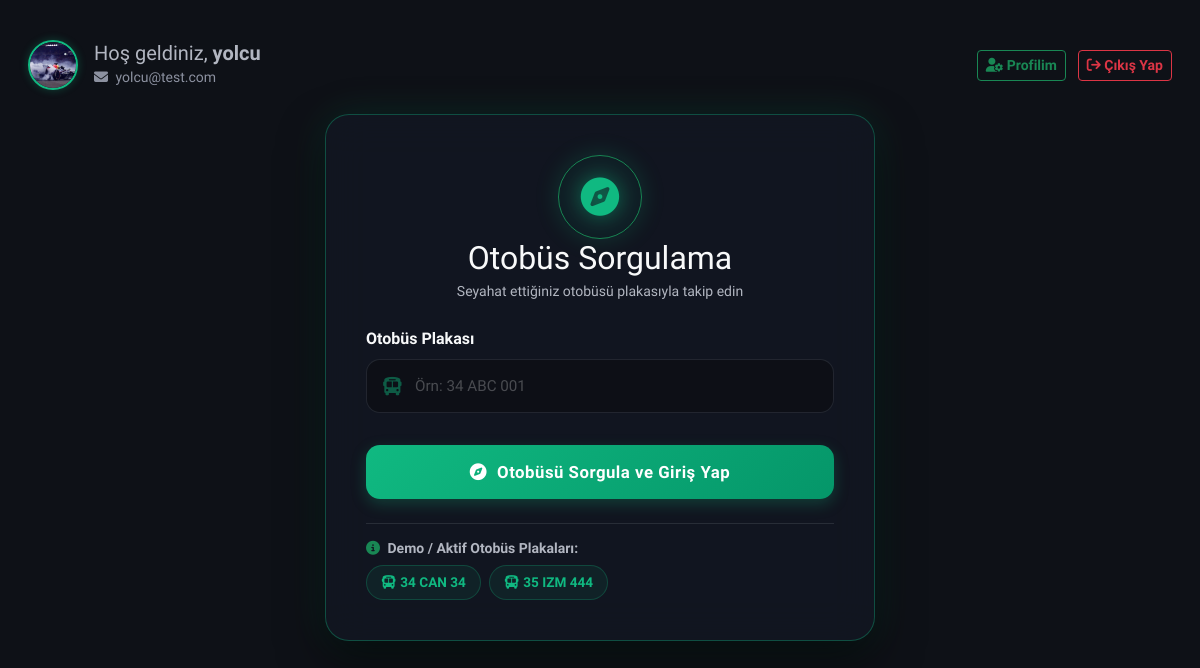
The page /yolcu_plaka_sorgula (signed in) on the database as committed earlier.
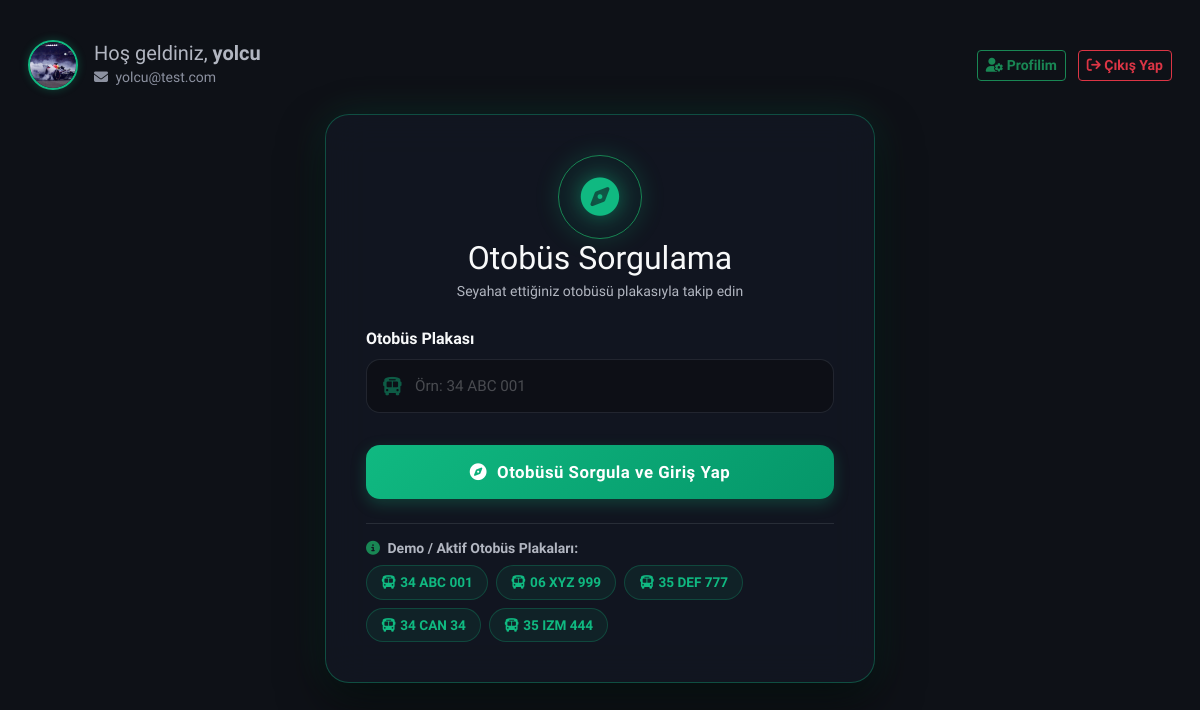
The same page on the database as committed later.
### app/models.py (models this page shows, shortened)
class Sofor(UserMixin, db.Model):
    __tablename__ = 'soforler'
    id: Mapped[int] = mapped_column(primary_key=True, autoincrement=True)
    ad: Mapped[str] = mapped_column(String(100), nullable=False)
    soyad: Mapped[str] = mapped_column(String(100), nullable=False)
    kullanici_adi: Mapped[str] = mapped_column(String(100), nullable=False, unique=True)
    email: Mapped[Optional[str]] = mapped_column(String(120), unique=True)
    arac_plaka: Mapped[Optional[str]] = mapped_column(String(50), nullable=True)
    sifre_hash: Mapped[str] = mapped_column(String(255), nullable=False)
    sifre_plain: Mapped[Optional[str]] = mapped_column(String(255))
    reset_token: Mapped[Optional[str]] = mapped_column(String(100))
    reset_token_expiry: Mapped[Optional[str]] = mapped_column(String(50))
    profil_resmi: Mapped[Optional[str]] = mapped_column(String(255), nullable=True)
    alarmlar: Mapped[List["Alarm"]] = relationship(back_populates="sofor")
    ses_loglari: Mapped[List["SesLog"]] = relationship(back_populates="sofor")
    vardiya_kayitlari: Mapped[List["VardiyaSesKaydi"]] = relationship(back_populates="sofor")
    yorumlar: Mapped[List["YolcuYorum"]] = relationship(back_populates="sofor")
    konum: Mapped[Optional["AracKonum"]] = relationship(back_populates="sofor", uselist=False)

### app/main/routes.py (the view, shortened to what this page needs)
@bp.route('/yolcu_plaka_sorgula', methods=['GET', 'POST'])
@yolcu_login_required
def yolcu_plaka_sorgula():
    soforler = db.session.scalars(
        db.select(Sofor).filter(Sofor.arac_plaka != "", Sofor.arac_plaka != None)
    ).all()
    yolcu = db.session.get(Yolcu, session['yolcu_id'])
    return render_template('yolcu_plaka_sorgula.html', title='Otobüs Sorgula', soforler=soforler, yolcu=yolcu)

### app/auth/routes.py (called while the page is built)
def yolcu_login_required(f):
    @wraps(f)
    def decorated_function(*args, **kwargs):
        if 'yolcu_id' not in session:
            flash('Bu sayfayı görmek için lütfen yolcu girişi yapın.', 'warning')
            return redirect(url_for('auth.login'))
        return f(*args, **kwargs)
    return decorated_function

### app/templates/yolcu_plaka_sorgula.html (shortened to what this page needs)
{% extends "base.html" %}
{% block content %}
<div class="row align-items-center mb-4 mt-3 px-3">
    <div class="col-8 d-flex align-items-center gap-3">
        <div style="width: 50px; height: 50px; border-radius: 50%; overflow: hidden; border: 2px solid #10b981; box-shadow: 0 0 8px rgba(16, 185, 129, 0.3); flex-shrink: 0;">
            {% if yolcu.profil_resmi %}
                <img src="{{ url_for('static', filename='uploads/avatars/' + yolcu.profil_resmi) }}" alt="PP" style="width: 100%; height: 100%; object-fit: cover;">
            {% else %}
                <img src="https://ui-avatars.com/api/?name={{ yolcu.ad_soyad }}&background=10b981&color=fff&size=100&bold=true" alt="PP" style="width: 100%; height: 100%; object-fit: cover;">
            {% endif %}
        </div>
        <div>
            <h5 class="text-secondary mb-0">Hoş geldiniz, <b>{{ yolcu.ad_soyad }}</b></h5>
            <small class="text-muted"><i class="fa-solid fa-envelope me-1"></i> {{ yolcu.email }}</small>
        </div>
    </div>
    <div class="col-4 text-end">
        <a href="{{ url_for('main.profil') }}" class="btn btn-outline-success btn-sm fw-bold me-2"><i class="fa-solid fa-user-gear"></i> Profilim</a>
        <a href="{{ url_for('auth.yolcu_logout') }}" class="btn btn-outline-danger btn-sm fw-bold"><i class="fa-solid fa-arrow-right-from-bracket"></i> Çıkış Yap</a>
    </div>
</div>
<div class="login-container mt-0">
    <div class="logo-outer-wrapper">
        <div class="logo-container border border-success">
            <i class="fa-solid fa-compass logo-icon"></i>
        </div>
        <h2 class="fw-extrabold text-light mb-1">Otobüs Sorgulama</h2>
        <p class="text-secondary small">Seyahat ettiğiniz otobüsü plakasıyla takip edin</p>
    </div>
    <form action="" method="post">
        <div class="mb-4">
            <label class="form-label fw-semibold text-light mb-2">Otobüs Plakası</label>
            <div class="input-icon-group">
                <i class="fa-solid fa-bus"></i>
                <input type="text" name="plaka" class="form-control" required placeholder="Örn: 34 ABC 001">
            </div>
        </div>
        <div class="pt-2">
            <button type="submit" class="btn-premium-submit">
                <i class="fa-solid fa-compass"></i> Otobüsü Sorgula ve Giriş Yap
            </button>
        </div>
    </form>
    <div class="mt-4 pt-3 border-top border-secondary border-opacity-25">
        <h6 class="text-secondary small fw-bold mb-2"><i class="fa-solid fa-circle-info text-success me-1"></i> Demo / Aktif Otobüs Plakaları:</h6>
        <div class="d-flex flex-wrap gap-2">
            {% for s in soforler %}
                <button type="button" class="btn btn-sm badge-plaka rounded-pill fw-bold" onclick="selectPlaka('{{ s.arac_plaka }}')">
                    <i class="fa-solid fa-bus me-1"></i>{{ s.arac_plaka }}
                </button>
            {% else %}
                <span class="text-muted small">Aktif kayıtlı plaka bulunmamaktadır.</span>
            {% endfor %}
        </div>
    </div>
</div>
{% endblock %}

Rows that differ between the two databases and show on the page:
now on this page (row edited): Sofor: arac_plaka "34 ABC 001"
now on this page (row edited): Sofor: arac_plaka "06 XYZ 999"
now on this page (row edited): Sofor: arac_plaka "35 DEF 777"
